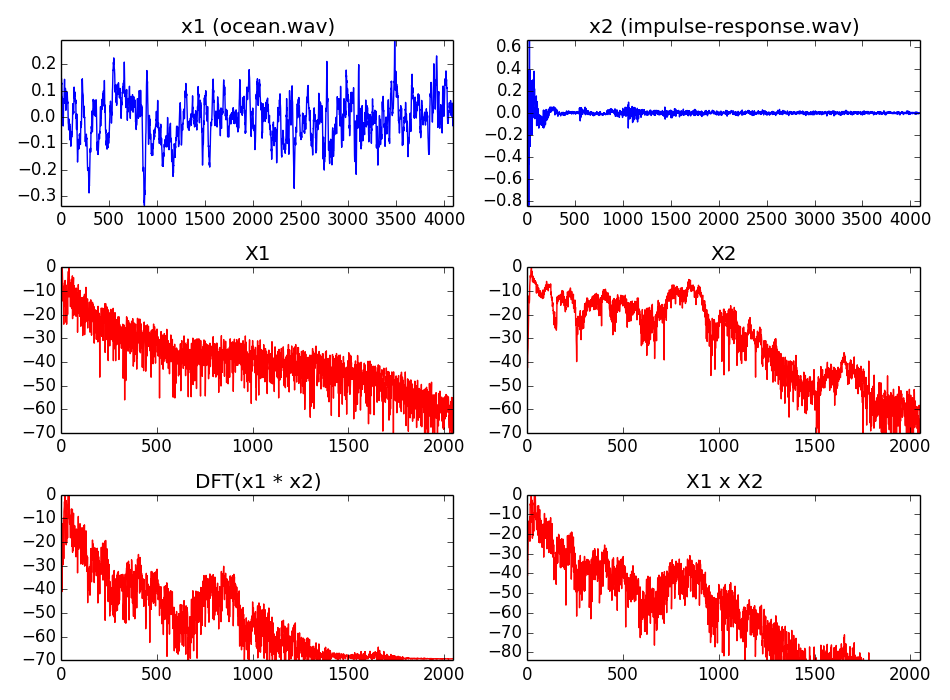

The script that saved this image:
import matplotlib.pyplot as plt
import numpy as np
import time, os, sys
from scipy.fftpack import fft, ifft, fftshift
import math

sys.path.append(os.path.join(os.path.dirname(os.path.realpath(__file__)), '../../../software/models/'))

import utilFunctions as UF
import dftModel as DF
(fs, x) = UF.wavread('../../../sounds/ocean.wav')
(fs, x2) = UF.wavread('../../../sounds/impulse-response.wav')
x1 = x[40000:44096]
N = 4096

plt.figure(1, figsize=(9.5, 7))
plt.subplot(3,2,1)
plt.title('x1 (ocean.wav)')
plt.plot(x1, 'b')
plt.axis([0,N,min(x1),max(x1)])

plt.subplot(3,2,2)
plt.title('x2 (impulse-response.wav)')
plt.plot(x2, 'b')
plt.axis([0,N,min(x2),max(x2)])

mX1, pX1 = DF.dftAnal(x1, np.ones(N), N)
mX1 = mX1 - max(mX1)
plt.subplot(3,2,3)
plt.title('X1')
plt.plot(mX1, 'r')
plt.axis([0,N/2,-70,0])

mX2, pX2 = DF.dftAnal(x2, np.ones(N), N)
mX2 = mX2 - max(mX2)
plt.subplot(3,2,4)
plt.title('X2')
plt.plot(mX2, 'r')
plt.axis([0,N/2,-70,0])

y = np.convolve(x1, x2)
mY, pY = DF.dftAnal(y[0:N], np.ones(N), N)
mY = mY - max(mY)
plt.subplot(3,2,5)
plt.title('DFT(x1 * x2)')
plt.plot(mY, 'r')
plt.axis([0,N/2,-70,0])

plt.subplot(3,2,6)
plt.title('X1 x X2')
mY1 = 20*np.log10(np.abs(fft(x1) * fft(x2)))
mY1 = mY1 - max(mY1)
plt.plot(mY1[0:N/2], 'r')
plt.axis([0,N/2,-84,0])

plt.tight_layout()
plt.savefig('convolution-1.png')
plt.show()
